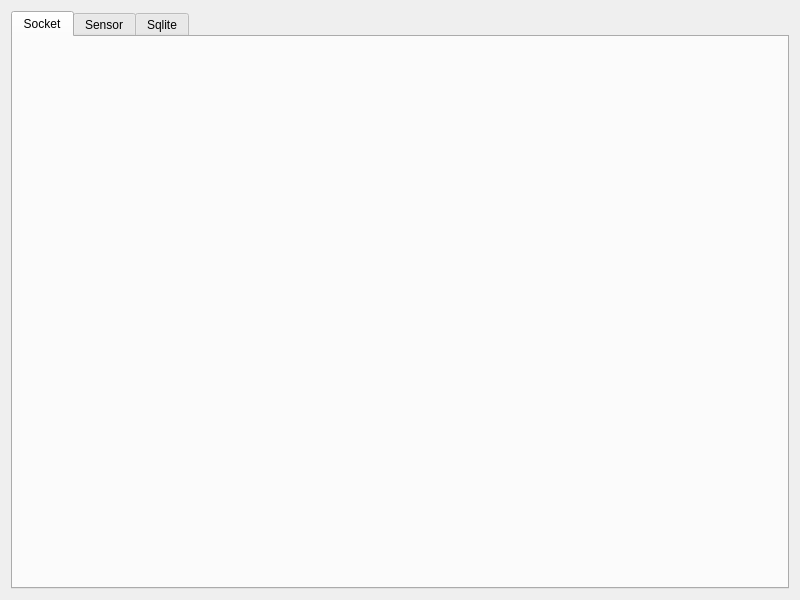
<?xml version="1.0" encoding="UTF-8"?>
<ui version="4.0">
 <class>mainWidget</class>
 <widget class="QWidget" name="mainWidget">
  <property name="geometry">
   <rect>
    <x>0</x>
    <y>0</y>
    <width>800</width>
    <height>600</height>
   </rect>
  </property>
  <property name="windowTitle">
   <string>mainWidget</string>
  </property>
  <layout class="QVBoxLayout" name="verticalLayout">
   <item>
    <widget class="QTabWidget" name="pTabWidget">
     <property name="currentIndex">
      <number>0</number>
     </property>
     <widget class="QWidget" name="pTabSocket">
      <attribute name="title">
       <string>Socket</string>
      </attribute>
      <layout class="QGridLayout" name="gridLayout"/>
     </widget>
     <widget class="QWidget" name="pTabSensor">
      <attribute name="title">
       <string>Sensor</string>
      </attribute>
     </widget>
     <widget class="QWidget" name="pTabSqlite">
      <attribute name="title">
       <string>Sqlite</string>
      </attribute>
     </widget>
    </widget>
   </item>
  </layout>
 </widget>
 <resources/>
 <connections/>
</ui>
